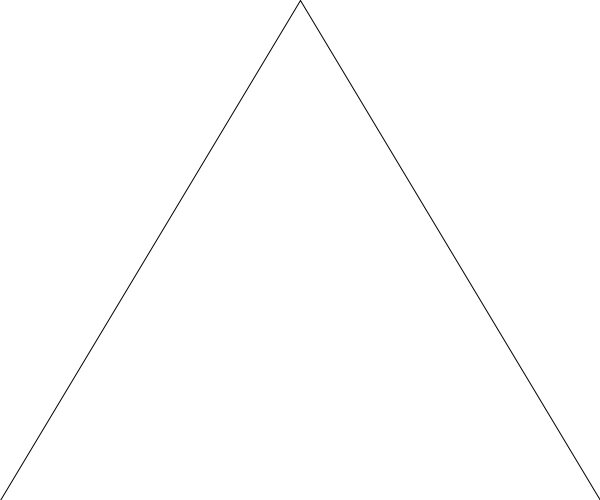
Frame 1 (no input)
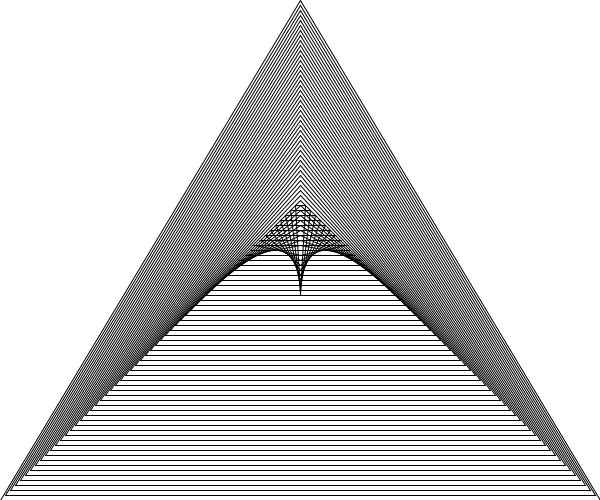
Frame 60 (the mouse pressed at the canvas centre just before this capture)
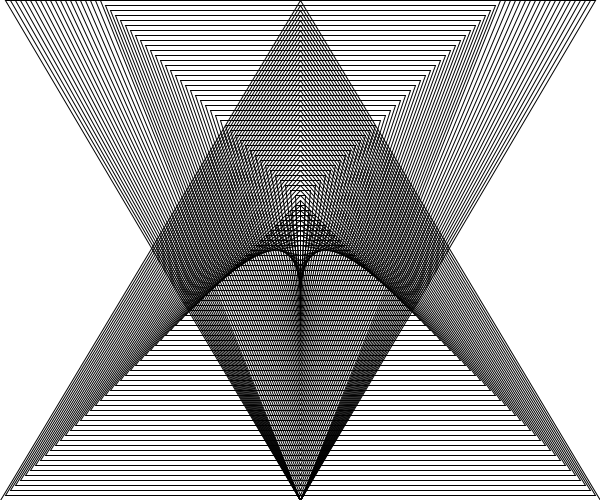
Frame 120 (the mouse held since frame 60 and released just before this capture)

The Processing sketch that drew these frames (run headless with seeded random() and noise(); from frame 60 on, the mouse is pressed at the canvas centre):

// Processing sketch: processing_116379
// ── processing_116379.pde

float x1;
float y1;
float xMOV;
float yMOV1;
float x2;
float y2;
float xMOV2;
float yMOV2;
float x3;
float y3;
float xMOV3;
float yMOV3;

void setup() {
  size(600, 500);
  background(255);
  x1=0;
  y1=500;
  x2=300;
  y2=0;
  x3=600;
  y3=500;
  xMOV=5;
  xMOV3=-5;
}
void draw() {
 
  noFill();
  triangle(x1, y1, x2, y2, x3, y3);
  //else, sino
  if (x1<600) {
    x1=x1+xMOV;
    
  }
  if (y1>0) {
    y1=y1-xMOV;
  }
  if (x3>0) {
    x3=x3+xMOV3;
  }
  if (y3>0) {
    y3=y3+xMOV3;
  }
  if (y2<500) {
    y2=y2+xMOV;
  }
 }
